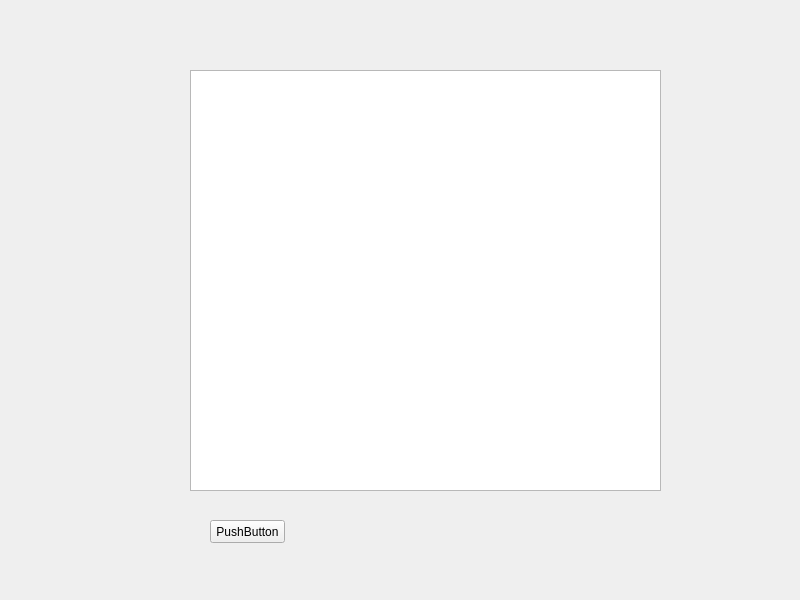
<?xml version="1.0" encoding="UTF-8"?>
<ui version="4.0">
 <class>MainWindow</class>
 <widget class="QMainWindow" name="MainWindow">
  <property name="geometry">
   <rect>
    <x>0</x>
    <y>0</y>
    <width>800</width>
    <height>600</height>
   </rect>
  </property>
  <property name="windowTitle">
   <string>MainWindow</string>
  </property>
  <widget class="QWidget" name="centralWidget">
   <widget class="QTextEdit" name="textEdit">
    <property name="geometry">
     <rect>
      <x>190</x>
      <y>70</y>
      <width>471</width>
      <height>421</height>
     </rect>
    </property>
   </widget>
   <widget class="QPushButton" name="pushButton">
    <property name="geometry">
     <rect>
      <x>210</x>
      <y>520</y>
      <width>75</width>
      <height>23</height>
     </rect>
    </property>
    <property name="text">
     <string>PushButton</string>
    </property>
   </widget>
  </widget>
 </widget>
 <resources/>
 <connections/>
</ui>
